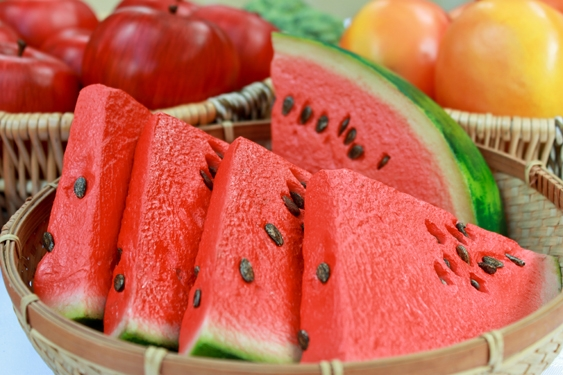
%> input picture Alimentos/Melância/M1.jpg, 563 x 375 px
$ octave desvioPadrao.m   (GNU Octave 9; MATLAB toolbox functions it lacks are replaced by stand-ins)
%> lines starting %> are read from the running program, lines starting %| are printed output that depends on the picture
clear;clc;

img = imread('Alimentos\M\M1.jpg');
%> img is the input picture: size 375x563x3 uint8; mean R, G, B 195, 106.2, 80.9
img = imresize(img, [128,128]);
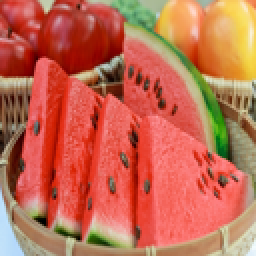
%> img: size 128x128x3 uint8 (shown 2 times larger); mean R, G, B 194.9, 106.2, 80.9
img = rgb2gray(img);
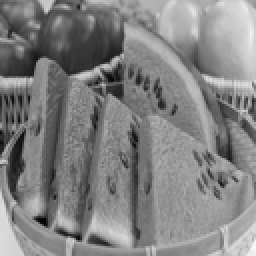
%> img: size 128x128 uint8 (shown 2 times larger); min 0, max 249, mean 129.8
subplot(2, 2, 1);
imshow(img, []);
title('Original Image', 'FontSize', 20);
set(gcf, 'Position', get(0,'Screensize')); % Maximize figure.

blurredImage = conv2(double(img), ones(5,5)/25);
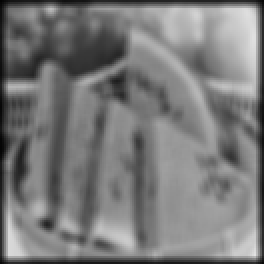
%> blurredImage: size 132x132 double (shown 2 times larger); min 3.76, max 227.4, mean 122.1
subplot(2, 2, 2);
imshow(blurredImage, []);
title('Blurred Image', 'FontSize', 20);

VarianceFilterFunction = @(x) var(x(:));
varianceImage = nlfilter(double(img), [3 3], VarianceFilterFunction);
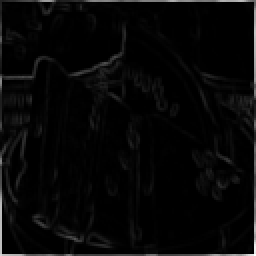
%> varianceImage: size 128x128 double (shown 2 times larger); min 0, max 15868.2, mean 472.2; drawn with min black and max white

subplot(2, 2, 3);
imshow(varianceImage, [])
title('Variance Image', 'FontSize', 20);
standardDeviationImage = sqrt(varianceImage);
subplot(2, 2, 4);
imshow(standardDeviationImage, [])
title('Standard Deviation Image', 'FontSize', 20);

$ run again, with Alimentos/Melância/M10.jpg copied over Alimentos/Melância/M1.jpg
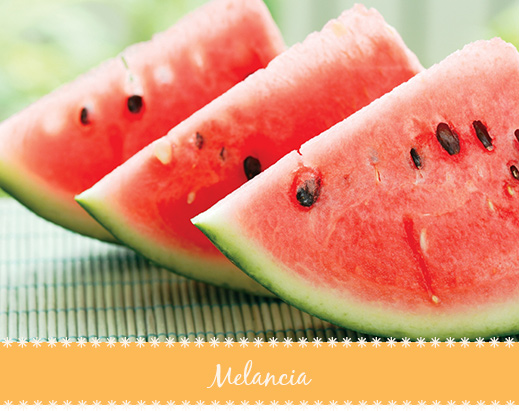
%> input picture Alimentos/Melância/M10.jpg, 519 x 411 px
%> img is the input picture: size 411x519x3 uint8; mean R, G, B 218.2, 154, 119.8
%> `blurredImage = conv2(double(img), ones(5,5)/25);`:
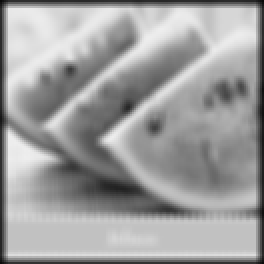
%> blurredImage: size 132x132 double (shown 2 times larger); min 8.36, max 238.3, mean 159.2
%> `standardDeviationImage = sqrt(varianceImage);`:
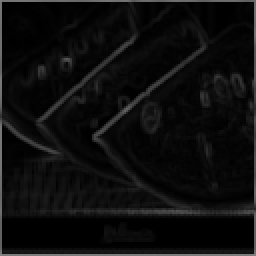
%> standardDeviationImage: size 128x128 double (shown 2 times larger); min 0, max 131.4, mean 13.9

$ run again, with Alimentos/Melância/M11.jpg copied over Alimentos/Melância/M1.jpg
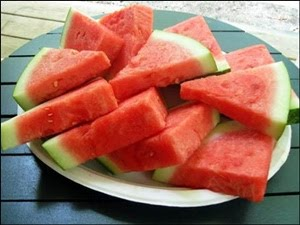
%> input picture Alimentos/Melância/M11.jpg, 300 x 225 px
%> img is the input picture: size 225x300x3 uint8; mean R, G, B 165, 111.7, 95.8
%> `blurredImage = conv2(double(img), ones(5,5)/25);`:
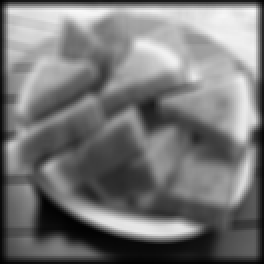
%> blurredImage: size 132x132 double (shown 2 times larger); min 1.28, max 248.9, mean 118.5
%> `standardDeviationImage = sqrt(varianceImage);`:
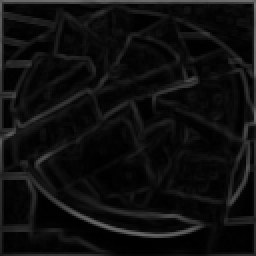
%> standardDeviationImage: size 128x128 double (shown 2 times larger); min 0, max 116.9, mean 15.1

$ run again, with Alimentos/Melância/M12.jpg copied over Alimentos/Melância/M1.jpg
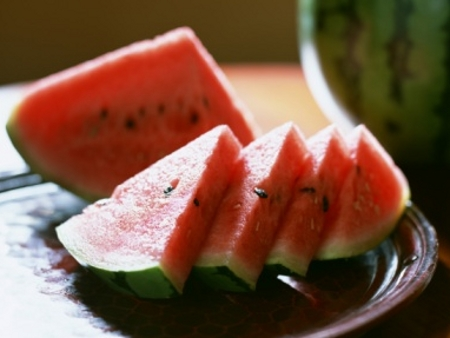
%> input picture Alimentos/Melância/M12.jpg, 450 x 338 px
%> img is the input picture: size 338x450x3 uint8; mean R, G, B 120.6, 85.5, 65.6
%> `blurredImage = conv2(double(img), ones(5,5)/25);`:
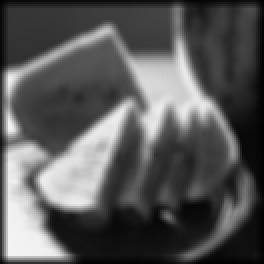
%> blurredImage: size 132x132 double (shown 2 times larger); min 1.76, max 243.9, mean 88.1
%> `varianceImage = nlfilter(double(img), [3 3], VarianceFilterFunction);`:
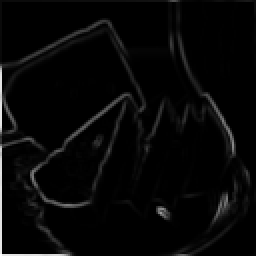
%> varianceImage: size 128x128 double (shown 2 times larger); min 0, max 16538, mean 480; drawn with min black and max white
